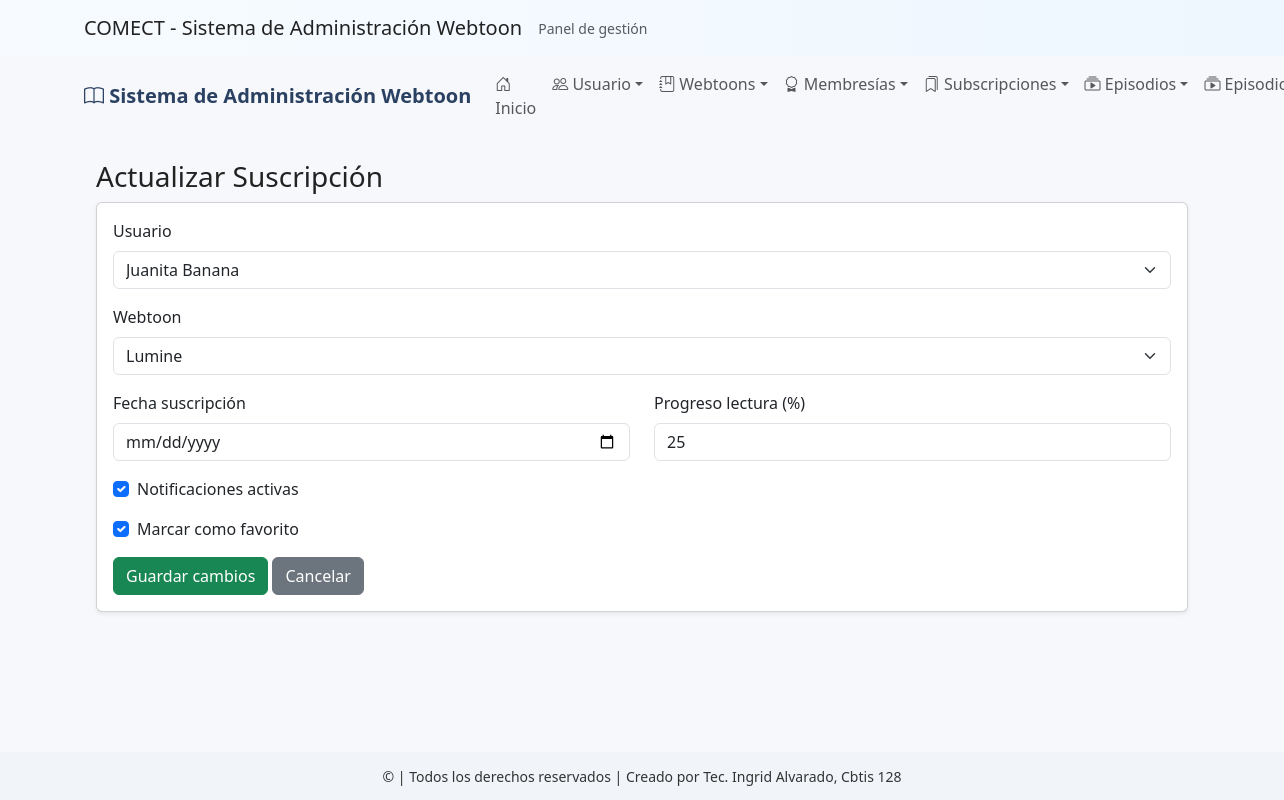
The app's page /subscripcion/actualizar/1/ with its own data.
### app_Webtoon/models.py (models this page shows, shortened)
class Suscripcion(models.Model):
    usuario = models.ForeignKey('Usuario', on_delete=models.CASCADE, related_name='suscripciones')
    webtoon = models.ForeignKey('Webtoon', on_delete=models.CASCADE, related_name='suscriptores')
    fecha_suscripcion = models.DateField()
    notificaciones_activas = models.BooleanField(default=True)
    es_favorito = models.BooleanField(default=False)
    progreso_lectura = models.IntegerField(blank=True, null=True)

class Usuario(models.Model):
    nombre_usuario = models.CharField(max_length=50)
    email = models.EmailField(unique=True)
    contraseña = models.CharField(max_length=128)
    fecha_registro = models.DateTimeField(auto_now_add=True)
    avatar = models.CharField(max_length=255, null=True, blank=True)
    biografia = models.TextField(blank=True, null=True)
    tipo_usuario = models.CharField(
        max_length=20,
        choices=[
            ('Lector', 'Lector'),
            ('Autor', 'Autor'),
            ('Admin', 'Admin')
        ],
        default='Lector'
    )

class Webtoon(models.Model):
    titulo = models.CharField(max_length=100)
    descripcion = models.TextField()
    genero = models.CharField(max_length=50)
    fecha_publicacion = models.DateField()
    portada = models.CharField(max_length=255, blank=True, null=True)
    estado = models.CharField(max_length=20, choices=[
        ('En curso', 'En curso'),
        ('Finalizado', 'Finalizado'),
        ('Hiato', 'Hiato')
    ], default='En curso')
    autor = models.ForeignKey(Usuario, on_delete=models.CASCADE, related_name='webtoons')

### app_Webtoon/views.py (the view)
# urls.py: path('subscripcion/actualizar/<int:subscripcion_id>/', views.actualizar_subscripcion, name='actualizar_subscripcion'),
def actualizar_subscripcion(request, subscripcion_id):
    subs = get_object_or_404(Suscripcion, id=subscripcion_id)
    usuarios = Usuario.objects.all()
    webtoons = Webtoon.objects.all()
    return render(request, 'subscripcion/actualizar_subscripcion.html', {
        'subs': subs, 'usuarios': usuarios, 'webtoons': webtoons
    })

### app_Webtoon/templates/subscripcion/actualizar_subscripcion.html (shortened to what this page needs)
{% extends 'base.html' %}
{% block content %}
<div class="container mt-4">
  <h3>Actualizar Suscripción</h3>
  <div class="card p-3 shadow-sm">
    <form method="post" action="{% url 'app_Webtoon:realizar_actualizacion_subscripcion' subs.id %}">
      <div class="mb-3">
        <label class="form-label">Usuario</label>
        <select class="form-select" name="usuario">
          {% for u in usuarios %}
            <option value="{{ u.id }}" {% if subs.usuario.id == u.id %}selected{% endif %}>{{ u.nombre_usuario }}</option>
          {% endfor %}
        </select>
      </div>
      <div class="mb-3">
        <label class="form-label">Webtoon</label>
        <select class="form-select" name="webtoon">
          {% for w in webtoons %}
            <option value="{{ w.id }}" {% if subs.webtoon.id == w.id %}selected{% endif %}>{{ w.titulo }}</option>
          {% endfor %}
        </select>
      </div>
      <div class="row mb-3">
        <div class="col">
          <label class="form-label">Fecha suscripción</label>
          <input class="form-control" type="date" name="fecha_suscripcion" value="{{ subs.fecha_suscripcion }}">
        </div>
        <div class="col">
          <label class="form-label">Progreso lectura (%)</label>
          <input class="form-control" type="number" name="progreso_lectura" min="0" max="100" value="{{ subs.progreso_lectura }}">
        </div>
      </div>
      <div class="mb-3 form-check">
        <input class="form-check-input" type="checkbox" name="notificaciones_activas" id="notif" {% if subs.notificaciones_activas %}checked{% endif %}>
        <label class="form-check-label" for="notif">Notificaciones activas</label>
      </div>
      <div class="mb-3 form-check">
        <input class="form-check-input" type="checkbox" name="es_favorito" id="fav" {% if subs.es_favorito %}checked{% endif %}>
        <label class="form-check-label" for="fav">Marcar como favorito</label>
      </div>
      <button class="btn btn-success">Guardar cambios</button>
      <a class="btn btn-secondary" href="{% url 'app_Webtoon:ver_subscripcion' %}">Cancelar</a>
    </form>
  </div>
</div>
{% endblock %}

### app_Webtoon/templates/base.html (style rules this page uses)
:root { --bg-soft:#f6f8fb; --card:#ffffff; --accent:#7aa7d9; --muted:#6b7280; }
body { background: var(--bg-soft); color: #222; }

### records on screen
Suscripcion: usuario "Juanita Banana", webtoon "Lumine", progreso_lectura "25", notificaciones_activas "☑", es_favorito "☑"
